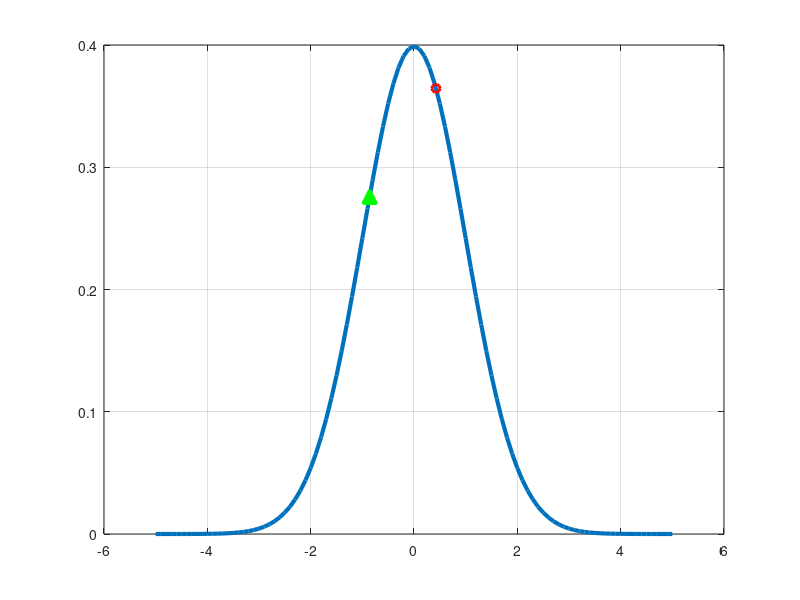

MATLAB code for this plot: (Note: this script raises an error after producing the figure.)
%% Steepest ascent example
%
% Define the objective function to be a normal probability density function
% with a mean of 0 and standard deviation of 1
objective = @(x) normpdf(x,0,1);

% Generate a vector of 101 equally spaced points between -5 and 5
xax = linspace(-5,5,101);

% Evaluate the objective function at each point in xax
yax = objective(xax);

% Plot the objective function
plot(xax, yax, 'LineWidth', 3)
grid on

% Generate a random starting point for the optimization algorithm
current_value  = randn;

% Evaluate the objective function at the starting point
current_height = objective(current_value);

% Plot the starting point as a green triangle marker
m = line(current_value, current_height, ...
    'Zdata'      , 100  , ...
    'color'      ,  'g' , ...
    'marker'     ,  '^' , ...
    'markersize' ,  10  , ...
    'markerface' ,  'g' , ...
    'LineWidth'  ,   2  );

% Initialize the best solution to be the starting point
best_value  = current_value;
best_height = current_height;

% Run the optimization algorithm for 100 iterations
for k = 1:100

    % Generate a new candidate solution by adding a random value from a
    % gradually narrowing normal distribution to the current best solution
    current_value = best_value + randn / k;

    % Evaluate the objective function at the candidate solution
    current_height = objective(current_value);

    % Plot the candidate solution as a red circle marker
    line(current_value, current_height, ...
        'color', 'r', 'marker', 'o', 'LineWidth', 2);

    % If the candidate solution is better than the current best solution,
    % update the best solution and move the green triangle marker to the
    % new best solution
    if current_height > best_height
        best_height = current_height;
        best_value  = current_value;
        m.set('XData', best_value, 'YData', best_height);
    end

    % Update the plot
    drawnow

    % Pause briefly to allow the plot to update
    pause(.20)
end

% Output the best solution found by the algorithm
best_value


%% Simulated Annealing example
rng(0)

% Define function to be optimized
peaks = @(x, y) 3*(1-x).^2 .* exp(-x.^2 - (y+1).^2) ...
    - 10*(x/5 - x.^3 - y.^5) .* exp(-x.^2-y.^2) ...
    - 1/3*exp(-(x+1).^2 - y.^2);

% Define grid for plotting
grid_range = linspace(-3, 3, 101);
[x_grid, y_grid] = meshgrid(grid_range, grid_range);

% Evaluate function on grid
z_values = peaks(x_grid, y_grid);

% Plot the function
surface_plot = surfc(x_grid, y_grid, z_values);
surface_plot(1).EdgeColor = 'none';
axis off
colormap hsv
pause
view([0 -90])
pause

% Initialize starting point and plot it
current_x = 0;
current_y = 0;
marker_plot = line(current_x, current_y, -3, 'color', 'g', 'marker', 'o', 'markerf', 'g');

% Define optimization parameters
initial_temperature = 1000;
num_iterations = 2000;
energies = zeros(1, num_iterations);
for iteration = 1:num_iterations
    iteration
    temperature = sqrt(num_iterations + 1 - iteration) / 5;
    if iteration == 1
        temperature = initial_temperature;
    end

    % Evaluate energy at current position and plot it
    current_energy = peaks(current_x, current_y);
    marker_plot.XData = current_x;
    marker_plot.YData = current_y;

    % Generate proposal distribution and evaluate acceptance probability
    proposal_distribution = z_values;
    proposal_distribution(:) = mvnpdf([x_grid(:) y_grid(:)], [current_x current_y]);
    acceptance_probability = min(exp(-(current_energy - z_values) / temperature), 10);
    P = proposal_distribution .* acceptance_probability;
    surface_plot(1).CData = P * 100;

    % Convert probabilities to a distribution
    P(P < 0.01) = 0;
    P = P(:) ./ sum(P(:));

    % Draw new sample from the distribution
    drawnow
    pause(temperature / 400)
    if iteration <= 2 || (iteration > 750 && iteration < 800)
        pause
    end
    sample_idx = find(mnrnd(1, P));
    [x_idx, y_idx] = ind2sub(size(surface_plot(1).CData), sample_idx);
    if iteration > 1
        current_x = x_grid(1, y_idx);
        current_y = y_grid(x_idx, 1);
    end
    energies(iteration) = current_energy;
end
